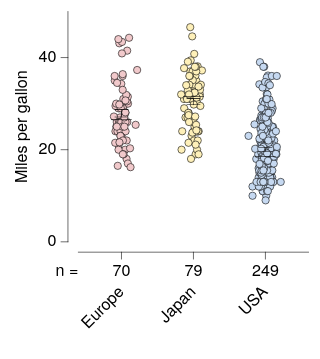

Vega-Lite specification for this chart:
### Vega-Lite specification from a JSON file in a GitHub repository (floating-point values rounded to 4 significant figures; data arrays with more than 128 entries replaced by an {"elided": "..."} marker saying what was removed)
{"background": null, "config": {"arc": {"fill": "#DBDBDB", "fillOpacity": 1.0, "innerRadius": 25.0, "padAngle": 0.03, "stroke": "black", "strokeOpacity": 1, "strokeWidth": 0.25}, "area": {"fill": "#DBDBDB", "fillOpacity": 1.0, "stroke": "black", "strokeOpacity": 1, "strokeWidth": 0.25}, "axis": {"domain": true, "domainCap": "round", "domainColor": "black", "domainWidth": 0.25, "grid": false, "gridCap": "round", "gridColor": "#F1F1F1", "gridDash": [0, 0], "gridOpacity": 1.0, "gridWidth": 0.25, "labelColor": "black", "labelFont": "Helvetica Neue", "labelFontSize": 7, "labelFontStyle": "normal", "labelFontWeight": 400, "offset": 4.5, "ticks": true, "tickCap": "round", "tickColor": "black", "tickRound": false, "tickSize": 3, "tickWidth": 0.25, "titleColor": "black", "titleFont": "Helvetica Neue", "titleFontSize": 7, "titleFontStyle": "normal", "titleFontWeight": 400}, "axisX": {"domain": true, "labelAlign": "center", "labelAngle": 0, "labels": true, "ticks": true, "translate": 0}, "axisY": {"domain": true, "labelAlign": "right", "labelAngle": 0, "labels": true, "ticks": true, "translate": 0}, "axisRight": {"domain": true, "labelAlign": "left", "labelAngle": 0, "labels": true, "ticks": true, "translate": 0}, "axisTop": {"domain": true, "labelAlign": "center", "labelAngle": 0, "labels": true, "ticks": true, "translate": 0}, "axisBand": {"tickOffset": 0}, "bar": {"fill": "#DBDBDB", "fillOpacity": 1.0, "stroke": "black", "strokeOpacity": 1, "strokeWidth": 0.25}, "boxplot": {"size": 9.0, "ticks": {"cornerRadius": 0.25, "fill": "black", "size": 4.5, "thickness": 0.25}, "box": {"fillOpacity": 1.0, "stroke": "black", "strokeOpacity": 1, "strokeWidth": 0.25}, "median": {"fill": "black", "fillOpacity": 1.0, "size": 9.0, "thickness": 0.25}, "rule": {"fill": "black", "fillOpacity": 1.0, "size": 10.0, "stroke": "black", "strokeDash": [0, 0], "strokeOpacity": 1, "strokeWidth": 0.25}, "outliers": {"color": "black", "fill": "black", "fillOpacity": 1.0, "size": 0, "stroke": "black", "strokeOpacity": 1, "strokeWidth": 0.25}}, "circle": {"fill": "black", "fillOpacity": 1.0, "size": 0.5, "stroke": null, "strokeOpacity": 1, "strokeWidth": 0.25}, "errorband": {"band": {"fillOpacity": 0.6, "stroke": null, "strokeWidth": 0.25, "strokeOpacity": 1}, "borders": {"opacity": 0, "strokeOpacity": 0.25, "strokeWidth": 1}}, "errorbar": {"opacity": 1, "rule": {"strokeDash": [0, 0], "strokeWidth": 0.25}, "ticks": {"color": "black", "cornerRadius": 0.125, "opacity": 1, "size": 6.0, "thickness": 0.25}, "thickness": 0.25}, "font": "Helvetica Neue", "geoshape": {"fill": "#DBDBDB", "fillOpacity": 1.0, "stroke": "black", "strokeOpacity": 1, "strokeWidth": 0.25}, "header": {"labelColor": "black", "labelFont": "Helvetica Neue", "labelFontSize": 7, "labelFontStyle": "normal", "labelFontWeight": 400, "titleColor": "black", "titleFont": "Helvetica Neue", "titleFontSize": 7, "titleFontStyle": "normal", "titleFontWeight": 400, "titlePadding": 0}, "legend": {"disable": false, "offset": 4.5, "gradientLength": 50.0, "gradientThickness": 5.0, "gradientOpacity": 1.0, "gradientStrokeColor": "black", "gradientStrokeWidth": 0.25, "labelColor": "black", "labelFont": "Helvetica Neue", "labelFontSize": 7, "labelFontStyle": "normal", "labelFontWeight": 400, "strokeColor": "black", "strokeWidth": 0, "symbolSize": 42, "symbolStrokeColor": "black", "symbolStrokeWidth": 0.25, "titleColor": "black", "titleFont": "Helvetica Neue", "titleFontSize": 7, "titleFontStyle": "normal", "titleFontWeight": 400}, "line": {"color": "black", "stroke": "black", "strokeCap": "round", "strokeDash": [0, 0], "strokeOpacity": 1, "strokeWidth": 0.375}, "point": {"filled": true, "fill": "#DBDBDB", "fillOpacity": 1.0, "size": 5.0, "stroke": "black", "strokeOpacity": 1, "strokeWidth": 0.25}, "range": {"category": ["#C6D9F1", "#F1C9CB", "#FEF0B9", "#CEE37A", "#7AA8E0", "#E589A3", "#FDDD5D", "#68B961", "#4177B1", "#C35082", "#E5C227", "#438156"], "diverging": {"scheme": ["#C35082", "#CE6D94", "#D989A7", "#E2A4BA", "#EABFCE", "#F1DBE2", "#F6F6F6", "#D7E0EB", "#B9CBE0", "#9BB6D5", "#7DA1C9", "#5F8CBD", "#4177B1"]}, "heatmap": {"scheme": ["#DFE9F7", "#C6D9F1", "#ADC8EC", "#94B8E6", "#7AA8E0", "#6097DA", "#4D87CA", "#4177B1", "#386898", "#2F597F", "#264A69", "#1D3A58"]}, "ordinal": {"scheme": ["#F1F1F1", "#DBDBDB", "#C6C6C6", "#B2B2B2", "#9D9D9D", "#898989", "#767676", "#636363", "#515151", "#404040", "#2F2F2F", "#1F1F1F"]}, "ramp": {"scheme": ["#DFE9F7", "#C6D9F1", "#ADC8EC", "#94B8E6", "#7AA8E0", "#6097DA", "#4D87CA", "#4177B1", "#386898", "#2F597F", "#264A69", "#1D3A58"]}}, "rule": {"color": "black", "stroke": "black", "strokeCap": "round", "strokeDash": [2, 2], "strokeOpacity": 1, "strokeWidth": 0.25}, "scale": {"bandPaddingInner": 0.1, "bandPaddingOuter": 0.1, "round": false}, "rect": {"fill": "#DBDBDB", "fillOpacity": 1.0, "stroke": "black", "strokeOpacity": 1, "strokeWidth": 0.25}, "square": {"fill": "#DBDBDB", "fillOpacity": 1.0, "size": 10.0, "stroke": "black", "strokeOpacity": 1, "strokeWidth": 0.25}, "text": {"color": "black", "font": "Helvetica Neue", "fontSize": 7, "fontStyle": "normal", "fontWeight": 400}, "title": {"anchor": "middle", "frame": "group", "color": "black", "font": "Helvetica Neue", "fontSize": 7, "fontStyle": "normal", "fontWeight": 400, "subtitleColor": "black", "subtitleFont": "Helvetica Neue", "subtitleFontSize": "Helvetica Neue", "subtitleFontStyle": "normal", "subtitleFontWeight": 400}, "view": {"continuousWidth": 100, "continuousHeight": 100, "discreteWidth": 100, "discreteHeight": 100, "fill": null, "stroke": null, "strokeWidth": 0.25}}, "vconcat": [{"layer": [{"data": {"name": "data-5a85ede2053d4aec77293cfb476ae07b"}, "mark": {"type": "circle", "opacity": 1.0, "size": 10.0, "stroke": "black", "strokeOpacity": 1, "strokeWidth": 0.25}, "encoding": {"color": {"field": "Origin", "legend": null, "sort": ["USA", "Europe", "Japan"], "title": null, "type": "nominal"}, "x": {"axis": {"labels": false, "title": null}, "field": "Origin", "sort": ["USA", "Europe", "Japan"], "title": "Origin", "type": "nominal"}, "xOffset": {"field": "jitter_x", "scale": {"domain": [-7.33, 7.33], "range": [5.17, 19.83]}, "type": "quantitative"}, "y": {"field": "Miles_per_Gallon", "title": "Miles per gallon", "type": "quantitative"}}}, {"data": {"name": "data-64e7897fd8423deef5c97d660b6d3367"}, "mark": {"type": "errorbar"}, "encoding": {"x": {"axis": {"labels": false, "title": null}, "field": "Origin", "sort": ["USA", "Europe", "Japan"], "title": "Origin", "type": "nominal"}, "y": {"field": "__mean", "title": "Miles per gallon", "type": "quantitative"}, "yError": {"field": "__error"}}}, {"data": {"name": "data-5a85ede2053d4aec77293cfb476ae07b"}, "mark": {"type": "boxplot", "box": {"fillOpacity": 0, "strokeOpacity": 0}, "outliers": {"opacity": 0}, "rule": {"strokeOpacity": 0}, "ticks": false}, "encoding": {"x": {"axis": {"labels": false, "title": null}, "field": "Origin", "sort": ["USA", "Europe", "Japan"], "title": "Origin", "type": "nominal"}, "y": {"field": "Miles_per_Gallon", "title": "Miles per gallon", "type": "quantitative"}}}]}, {"layer": [{"data": {"name": "data-f7b265060270c2eb724ce184e30b4700"}, "mark": {"type": "text", "align": "right", "baseline": "middle", "fontSize": 7}, "encoding": {"text": {"field": "__label", "type": "nominal"}, "x": {"value": 0}, "y": {"axis": {"domain": false, "grid": false, "labels": false, "ticks": false, "title": null}, "bandPosition": 0.5, "field": "__label", "scale": {"domain": ["n ="], "range": [0, 10]}, "sort": ["n ="], "type": "nominal"}}}, {"data": {"name": "data-1d730befcb87c9256aea8f96ff8be5d0"}, "mark": {"type": "text", "align": "center", "baseline": "middle", "fontSize": 7}, "encoding": {"text": {"field": "__value", "type": "nominal"}, "x": {"axis": {"domain": false, "grid": false, "labels": false, "ticks": false, "title": null}, "field": "__category", "sort": ["USA", "Europe", "Japan"], "type": "nominal"}, "y": {"axis": {"domain": false, "grid": false, "labels": false, "ticks": false, "title": null}, "bandPosition": 0.5, "field": "__label", "scale": {"domain": ["n ="], "range": [0, 10]}, "sort": ["n ="], "type": "nominal"}}}, {"data": {"name": "data-bc9f3d6464c20a9e6af43ca6b3673666"}, "mark": {"type": "text", "align": "right", "angle": 315, "baseline": "middle", "fontSize": 7}, "encoding": {"text": {"field": "__display", "type": "nominal"}, "x": {"axis": {"domain": false, "grid": false, "labels": false, "ticks": false, "title": null}, "field": "__category", "sort": ["USA", "Europe", "Japan"], "type": "nominal"}, "y": {"value": 12.71}}}], "height": 33, "view": {"fill": null, "stroke": null}, "width": 100}], "resolve": {"scale": {"x": "shared"}}, "spacing": 0, "$schema": "https://vega.github.io/schema/vega-lite/v6.4.1.json", "datasets": {"data-5a85ede2053d4aec77293cfb476ae07b": {"elided": "398 records"}, "data-64e7897fd8423deef5c97d660b6d3367": [{"Origin": "USA", "__mean": 20.08, "__error": 0.4058, "__dysonsphere__": 1}, {"Origin": "Japan", "__mean": 30.45, "__error": 0.6852, "__dysonsphere__": 1}, {"Origin": "Europe", "__mean": 27.89, "__error": 0.8037, "__dysonsphere__": 1}], "data-f7b265060270c2eb724ce184e30b4700": [{"__label": "n =", "__dysonsphere__": 1}], "data-1d730befcb87c9256aea8f96ff8be5d0": [{"__label": "n =", "__category": "USA", "__value": "249", "__dysonsphere__": 1}, {"__label": "n =", "__category": "Europe", "__value": "70", "__dysonsphere__": 1}, {"__label": "n =", "__category": "Japan", "__value": "79", "__dysonsphere__": 1}], "data-bc9f3d6464c20a9e6af43ca6b3673666": [{"__category": "USA", "__display": "USA", "__dysonsphere__": 1}, {"__category": "Europe", "__display": "Europe", "__dysonsphere__": 1}, {"__category": "Japan", "__display": "Japan", "__dysonsphere__": 1}]}}
